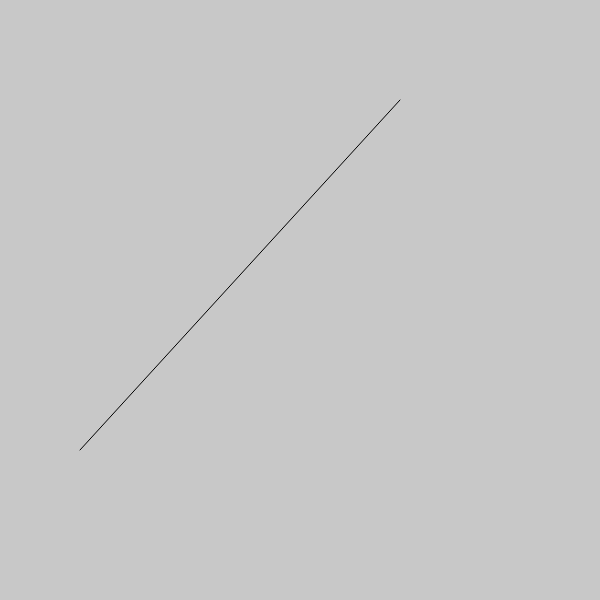
Frame 1 (no input)
Frame 60 (no input): identical to frame 1, image omitted
Frame 120 (the mouse pressed at the canvas centre since frame 60): identical to frame 1, image omitted

The p5.js sketch that drew this single still picture (run headless with seeded random() and noise() and a simulated clock; from frame 60 on, the mouse is pressed at the canvas centre):

// p5.js sketch
// ── sketch.js
function setup() {
	createCanvas(600, 600);
}
function draw() {
	background(200);
	line(80, 450, 400,100);
}
